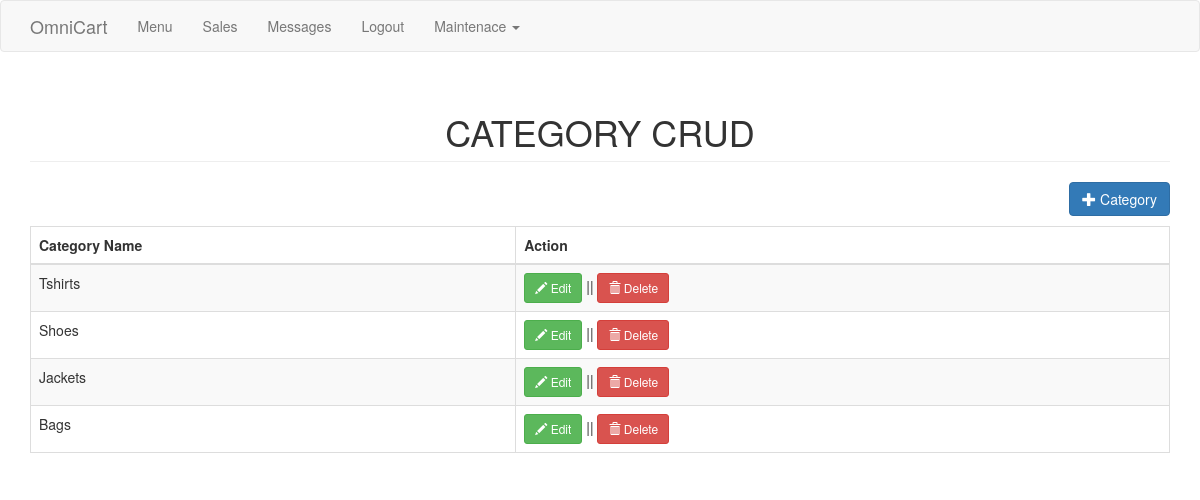
The page /admin_user/category.php on the database its author committed.
### tables this page shows
CREATE TABLE IF NOT EXISTS `category` (
`categoryid` int(11) NOT NULL,
  `catname` varchar(30) NOT NULL
);

### admin_user/category.php (the view, shortened to what this page needs)
<?php include('header.php'); ?>
<body>
<?php include('navbaradmin.php'); ?>
<div class="container">
	<h1 class="page-header text-center">CATEGORY CRUD</h1>
	<div class="row">
		<div class="col-md-12">
			<a href="#addcategory" data-toggle="modal" class="pull-right btn btn-primary"><span class="glyphicon glyphicon-plus"></span> Category</a>
		</div>
	</div>
	<div style="margin-top:10px;">
		<table class="table table-striped table-bordered">
			<thead>
				<th>Category Name</th>
				<th>Action</th>
			</thead>
			<tbody>
				<?php
					$sql="select * from category order by categoryid asc";
					$query=$conn->query($sql);
					while($row=$query->fetch_array()){
						?>
						<tr>
							<td><?php echo $row['catname']; ?></td>
							<td>
								<a href="#editcategory<?php echo $row['categoryid']; ?>" data-toggle="modal" class="btn btn-success btn-sm"><span class="glyphicon glyphicon-pencil"></span> Edit</a> || <a href="#deletecategory<?php echo $row['categoryid']; ?>" data-toggle="modal" class="btn btn-danger btn-sm"><span class="glyphicon glyphicon-trash"></span> Delete</a>
							</td>
						</tr>
						<?php
					}
				?>
			</tbody>
		</table>
	</div>
</div>
</body>
</html>

### rows shown on the page
category: catname "Tshirts"
category: catname "Shoes"
category: catname "Jackets"
category: catname "Bags"
